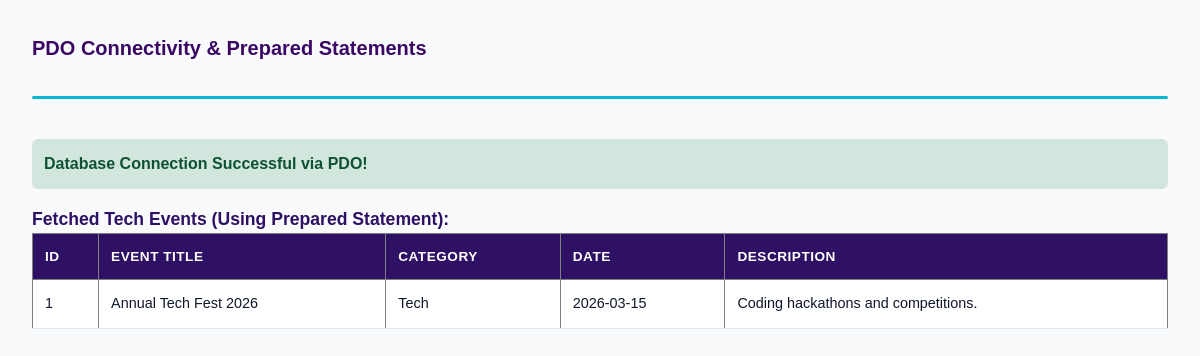
The page /test_connection.php on the database its author committed.
### tables this page shows
CREATE TABLE IF NOT EXISTS events (
    id INT AUTO_INCREMENT PRIMARY KEY,
    title VARCHAR(150) NOT NULL,
    category VARCHAR(50) NOT NULL,
    event_date DATE NOT NULL,
    description TEXT
);

### test_connection.php (the view, shortened to what this page needs)
<?php
require_once 'db.php';
$stmt = $pdo->prepare("SELECT * FROM events WHERE category = ?");
$stmt->execute(['Tech']);
$techEvents = $stmt->fetchAll();
?>
<!DOCTYPE html>
<html lang="en">
<head>
    <link rel="stylesheet" href="style.css?v=20261022">
</head>
<body style="font-family: Arial, sans-serif; padding: 2rem; background: #f8fafc;">
    <h2 style="color: #3b0764;">PDO Connectivity & Prepared Statements</h2>
    <hr>
    <div style="background: #d1e7dd; color: #0f5132; padding: 12px; border-radius: 6px; margin: 1rem 0; font-weight: bold;">
        Database Connection Successful via PDO!
    </div>
    <h3>Fetched Tech Events (Using Prepared Statement):</h3>
    <table border="1" cellpadding="10" cellspacing="0" style="width: 100%; background: white; border-collapse: collapse;">
        <thead>
            <tr style="background: #e2e8f0;">
                <th>ID</th>
                <th>Event Title</th>
                <th>Category</th>
                <th>Date</th>
                <th>Description</th>
            </tr>
        </thead>
        <tbody>
            <?php if (count($techEvents) > 0): ?>
                <?php foreach ($techEvents as $event): ?>
                    <tr>
                        <td><?= htmlspecialchars($event['id']) ?></td>
                        <td><?= htmlspecialchars($event['title']) ?></td>
                        <td><?= htmlspecialchars($event['category']) ?></td>
                        <td><?= htmlspecialchars($event['event_date']) ?></td>
                        <td><?= htmlspecialchars($event['description']) ?></td>
                    </tr>
                <?php endforeach; ?>
            <?php else: ?>
                <tr><td colspan="5" style="text-align: center;">No records found.</td></tr>
            <?php endif; ?>
        </tbody>
    </table>
</body>
</html>

### style.css (style rules this page uses)
*, *::before, *::after { box-sizing: border-box; margin: 0; padding: 0; }
:root { --primary-dark: #2e1065; --primary: #5b21b6; --primary-light: #7c3aed; --accent-gold: #06b6d4; --accent-hover: #0891b2; --bg-main: #f8fafc; --bg-card: #ffffff; --bg-tint: #ecfeff; --text-main: #0f172a; --text-muted: #64748b; --border-color: #e2e8f0; --sidebar-width: 248px; --shadow-soft: 0 10px 30px rgba(15, 23, 42, 0.06); }
body { font-family: -apple-system, BlinkMacSystemFont, "Segoe UI", Roboto, Oxygen, Ubuntu, Cantarell, sans-serif; line-height: 1.6; color: var(--text-main); background-color: var(--bg-main); display: flex; flex-direction: column; min-height: 100vh; overflow-x: hidden; }
h2 { color: var(--primary); font-size: 1.25rem; margin-bottom: 1rem; }
h3 { color: var(--primary-dark); font-size: 1.1rem; }
hr { border: 0; height: 3px; background: var(--accent-gold); margin: 1rem 0 1.5rem; border-radius: 2px; }
table { width: 100%; border-collapse: collapse; background-color: var(--bg-card); font-size: 0.9rem; }
thead th { background-color: var(--primary-dark); color: #ffffff; font-size: 0.85rem; text-transform: uppercase; letter-spacing: 0.5px; padding: 12px; text-align: left; }
tbody td { border-bottom: 1px solid var(--border-color); padding: 12px; }

### rows shown on the page
events: id "1", title "Annual Tech Fest 2026", category "Tech", event_date "2026-03-15", description "Coding hackathons and competitions."
